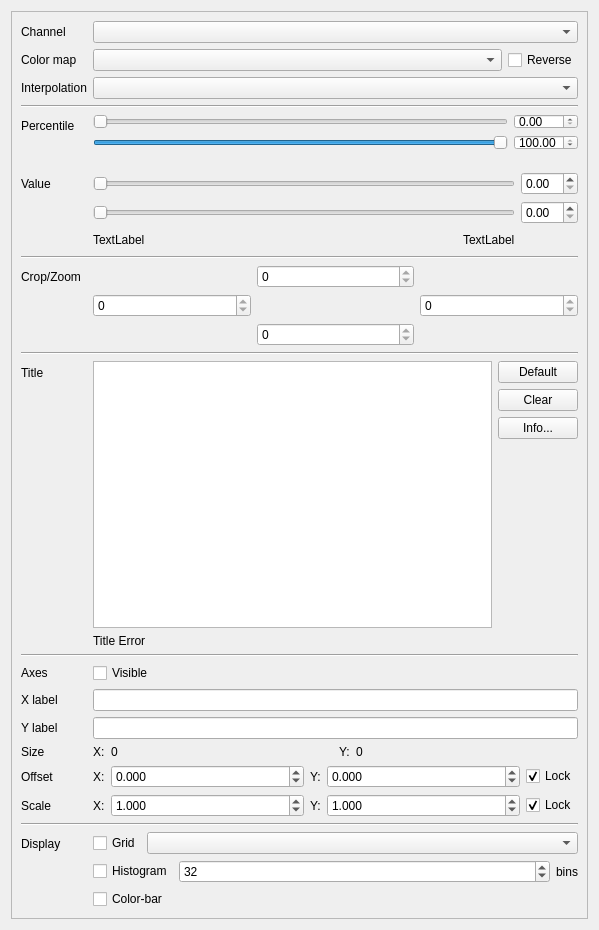
<?xml version="1.0" encoding="UTF-8"?>
<ui version="4.0">
 <class>SingleLayerWindow</class>
 <widget class="QWidget" name="SingleLayerWindow">
  <property name="geometry">
   <rect>
    <x>0</x>
    <y>0</y>
    <width>599</width>
    <height>930</height>
   </rect>
  </property>
  <property name="windowTitle">
   <string>Form</string>
  </property>
  <layout class="QVBoxLayout" name="verticalLayout">
   <item>
    <widget class="QSplitter" name="splitter">
     <property name="orientation">
      <enum>Qt::Horizontal</enum>
     </property>
     <widget class="QScrollArea" name="scroll_area">
      <property name="sizePolicy">
       <sizepolicy hsizetype="Minimum" vsizetype="Expanding">
        <horstretch>0</horstretch>
        <verstretch>0</verstretch>
       </sizepolicy>
      </property>
      <property name="minimumSize">
       <size>
        <width>450</width>
        <height>0</height>
       </size>
      </property>
      <property name="horizontalScrollBarPolicy">
       <enum>Qt::ScrollBarAlwaysOff</enum>
      </property>
      <property name="widgetResizable">
       <bool>true</bool>
      </property>
      <widget class="QWidget" name="scrollAreaWidgetContents">
       <property name="geometry">
        <rect>
         <x>0</x>
         <y>0</y>
         <width>579</width>
         <height>910</height>
        </rect>
       </property>
       <layout class="QFormLayout" name="formLayout">
        <item row="0" column="0">
         <widget class="QLabel" name="channel_label">
          <property name="text">
           <string>Channel</string>
          </property>
          <property name="textFormat">
           <enum>Qt::PlainText</enum>
          </property>
          <property name="buddy">
           <cstring>channel_combo</cstring>
          </property>
         </widget>
        </item>
        <item row="0" column="1">
         <widget class="QComboBox" name="channel_combo"/>
        </item>
        <item row="1" column="0">
         <widget class="QLabel" name="colormap_label">
          <property name="text">
           <string>Color map</string>
          </property>
          <property name="textFormat">
           <enum>Qt::PlainText</enum>
          </property>
          <property name="buddy">
           <cstring>colormap_combo</cstring>
          </property>
         </widget>
        </item>
        <item row="1" column="1">
         <layout class="QHBoxLayout" name="colormap_layout">
          <item>
           <widget class="QComboBox" name="colormap_combo"/>
          </item>
          <item>
           <widget class="QCheckBox" name="reverse_check">
            <property name="sizePolicy">
             <sizepolicy hsizetype="Fixed" vsizetype="Fixed">
              <horstretch>0</horstretch>
              <verstretch>0</verstretch>
             </sizepolicy>
            </property>
            <property name="text">
             <string>Reverse</string>
            </property>
           </widget>
          </item>
         </layout>
        </item>
        <item row="2" column="0">
         <widget class="QLabel" name="interpolation_label">
          <property name="text">
           <string>Interpolation</string>
          </property>
          <property name="textFormat">
           <enum>Qt::PlainText</enum>
          </property>
          <property name="buddy">
           <cstring>interpolation_combo</cstring>
          </property>
         </widget>
        </item>
        <item row="2" column="1">
         <widget class="QComboBox" name="interpolation_combo"/>
        </item>
        <item row="3" column="0" colspan="2">
         <widget class="Line" name="percentile_line">
          <property name="orientation">
           <enum>Qt::Horizontal</enum>
          </property>
         </widget>
        </item>
        <item row="4" column="0">
         <widget class="QLabel" name="percentile_label">
          <property name="text">
           <string>Percentile</string>
          </property>
          <property name="textFormat">
           <enum>Qt::PlainText</enum>
          </property>
          <property name="buddy">
           <cstring>percentile_from_slider</cstring>
          </property>
         </widget>
        </item>
        <item row="4" column="1">
         <layout class="QGridLayout" name="percentile_layout">
          <item row="0" column="1">
           <widget class="QDoubleSpinBox" name="percentile_from_spinbox">
            <property name="maximum">
             <double>100.000000000000000</double>
            </property>
            <property name="singleStep">
             <double>0.100000000000000</double>
            </property>
           </widget>
          </item>
          <item row="1" column="1">
           <widget class="QDoubleSpinBox" name="percentile_to_spinbox">
            <property name="maximum">
             <double>100.000000000000000</double>
            </property>
            <property name="singleStep">
             <double>0.100000000000000</double>
            </property>
            <property name="value">
             <double>100.000000000000000</double>
            </property>
           </widget>
          </item>
          <item row="1" column="0">
           <widget class="QSlider" name="percentile_to_slider">
            <property name="maximum">
             <number>10000</number>
            </property>
            <property name="singleStep">
             <number>10</number>
            </property>
            <property name="pageStep">
             <number>100</number>
            </property>
            <property name="value">
             <number>10000</number>
            </property>
            <property name="orientation">
             <enum>Qt::Horizontal</enum>
            </property>
           </widget>
          </item>
          <item row="0" column="0">
           <widget class="QSlider" name="percentile_from_slider">
            <property name="maximum">
             <number>10000</number>
            </property>
            <property name="singleStep">
             <number>10</number>
            </property>
            <property name="pageStep">
             <number>100</number>
            </property>
            <property name="orientation">
             <enum>Qt::Horizontal</enum>
            </property>
           </widget>
          </item>
         </layout>
        </item>
        <item row="5" column="0">
         <widget class="QLabel" name="range_label">
          <property name="text">
           <string>Value</string>
          </property>
          <property name="textFormat">
           <enum>Qt::PlainText</enum>
          </property>
          <property name="buddy">
           <cstring>value_from_slider</cstring>
          </property>
         </widget>
        </item>
        <item row="5" column="1">
         <layout class="QGridLayout" name="value_layout">
          <item row="0" column="3">
           <widget class="QDoubleSpinBox" name="value_from_spinbox"/>
          </item>
          <item row="1" column="3">
           <widget class="QDoubleSpinBox" name="value_to_spinbox"/>
          </item>
          <item row="0" column="0" colspan="3">
           <widget class="QSlider" name="value_from_slider">
            <property name="maximum">
             <number>0</number>
            </property>
            <property name="orientation">
             <enum>Qt::Horizontal</enum>
            </property>
           </widget>
          </item>
          <item row="1" column="0" colspan="3">
           <widget class="QSlider" name="value_to_slider">
            <property name="maximum">
             <number>0</number>
            </property>
            <property name="orientation">
             <enum>Qt::Horizontal</enum>
            </property>
           </widget>
          </item>
          <item row="2" column="2">
           <widget class="QLabel" name="value_to_label">
            <property name="text">
             <string>TextLabel</string>
            </property>
           </widget>
          </item>
          <item row="2" column="0">
           <widget class="QLabel" name="value_from_label">
            <property name="text">
             <string>TextLabel</string>
            </property>
           </widget>
          </item>
          <item row="2" column="1">
           <spacer name="horizontalSpacer_2">
            <property name="orientation">
             <enum>Qt::Horizontal</enum>
            </property>
            <property name="sizeHint" stdset="0">
             <size>
              <width>40</width>
              <height>20</height>
             </size>
            </property>
           </spacer>
          </item>
         </layout>
        </item>
        <item row="6" column="0" colspan="2">
         <widget class="Line" name="crop_line">
          <property name="orientation">
           <enum>Qt::Horizontal</enum>
          </property>
         </widget>
        </item>
        <item row="7" column="0">
         <widget class="QLabel" name="crop_label">
          <property name="text">
           <string>Crop/Zoom</string>
          </property>
          <property name="textFormat">
           <enum>Qt::PlainText</enum>
          </property>
          <property name="buddy">
           <cstring>crop_top_spinbox</cstring>
          </property>
         </widget>
        </item>
        <item row="7" column="1">
         <layout class="QGridLayout" name="crop_layout">
          <item row="0" column="1">
           <widget class="QSpinBox" name="crop_top_spinbox">
            <property name="maximum">
             <number>0</number>
            </property>
           </widget>
          </item>
          <item row="2" column="1">
           <widget class="QSpinBox" name="crop_bottom_spinbox">
            <property name="maximum">
             <number>0</number>
            </property>
           </widget>
          </item>
          <item row="1" column="2">
           <widget class="QSpinBox" name="crop_right_spinbox">
            <property name="maximum">
             <number>0</number>
            </property>
           </widget>
          </item>
          <item row="1" column="0">
           <widget class="QSpinBox" name="crop_left_spinbox">
            <property name="maximum">
             <number>0</number>
            </property>
           </widget>
          </item>
         </layout>
        </item>
        <item row="8" column="0" colspan="2">
         <widget class="Line" name="title_line">
          <property name="orientation">
           <enum>Qt::Horizontal</enum>
          </property>
         </widget>
        </item>
        <item row="9" column="0">
         <widget class="QLabel" name="title_label">
          <property name="text">
           <string>Title</string>
          </property>
          <property name="textFormat">
           <enum>Qt::PlainText</enum>
          </property>
          <property name="buddy">
           <cstring>title_edit</cstring>
          </property>
         </widget>
        </item>
        <item row="9" column="1">
         <layout class="QHBoxLayout" name="title_layout_1">
          <item>
           <widget class="QPlainTextEdit" name="title_edit">
            <property name="tabChangesFocus">
             <bool>true</bool>
            </property>
            <property name="lineWrapMode">
             <enum>QPlainTextEdit::NoWrap</enum>
            </property>
           </widget>
          </item>
          <item>
           <layout class="QVBoxLayout" name="title_layout_2">
            <item>
             <widget class="QPushButton" name="default_title_button">
              <property name="sizePolicy">
               <sizepolicy hsizetype="Fixed" vsizetype="Fixed">
                <horstretch>0</horstretch>
                <verstretch>0</verstretch>
               </sizepolicy>
              </property>
              <property name="text">
               <string>Default</string>
              </property>
             </widget>
            </item>
            <item>
             <widget class="QPushButton" name="clear_title_button">
              <property name="sizePolicy">
               <sizepolicy hsizetype="Fixed" vsizetype="Fixed">
                <horstretch>0</horstretch>
                <verstretch>0</verstretch>
               </sizepolicy>
              </property>
              <property name="text">
               <string>Clear</string>
              </property>
             </widget>
            </item>
            <item>
             <widget class="QPushButton" name="title_info_button">
              <property name="sizePolicy">
               <sizepolicy hsizetype="Fixed" vsizetype="Fixed">
                <horstretch>0</horstretch>
                <verstretch>0</verstretch>
               </sizepolicy>
              </property>
              <property name="text">
               <string>Info...</string>
              </property>
             </widget>
            </item>
            <item>
             <spacer name="verticalSpacer">
              <property name="orientation">
               <enum>Qt::Vertical</enum>
              </property>
              <property name="sizeHint" stdset="0">
               <size>
                <width>20</width>
                <height>40</height>
               </size>
              </property>
             </spacer>
            </item>
           </layout>
          </item>
         </layout>
        </item>
        <item row="10" column="1">
         <widget class="QLabel" name="title_error_label">
          <property name="enabled">
           <bool>true</bool>
          </property>
          <property name="text">
           <string>Title Error</string>
          </property>
          <property name="textFormat">
           <enum>Qt::PlainText</enum>
          </property>
         </widget>
        </item>
        <item row="12" column="0">
         <widget class="QLabel" name="axes_label">
          <property name="text">
           <string>Axes</string>
          </property>
          <property name="textFormat">
           <enum>Qt::PlainText</enum>
          </property>
          <property name="buddy">
           <cstring>axes_check</cstring>
          </property>
         </widget>
        </item>
        <item row="12" column="1">
         <widget class="QCheckBox" name="axes_check">
          <property name="text">
           <string>Visible</string>
          </property>
         </widget>
        </item>
        <item row="13" column="0">
         <widget class="QLabel" name="x_label_label">
          <property name="text">
           <string>X label</string>
          </property>
          <property name="textFormat">
           <enum>Qt::PlainText</enum>
          </property>
          <property name="buddy">
           <cstring>x_label_edit</cstring>
          </property>
         </widget>
        </item>
        <item row="13" column="1">
         <widget class="QLineEdit" name="x_label_edit"/>
        </item>
        <item row="14" column="0">
         <widget class="QLabel" name="y_label_label">
          <property name="text">
           <string>Y label</string>
          </property>
          <property name="textFormat">
           <enum>Qt::PlainText</enum>
          </property>
          <property name="buddy">
           <cstring>y_label_edit</cstring>
          </property>
         </widget>
        </item>
        <item row="14" column="1">
         <widget class="QLineEdit" name="y_label_edit"/>
        </item>
        <item row="15" column="0">
         <widget class="QLabel" name="size_label">
          <property name="text">
           <string>Size</string>
          </property>
          <property name="textFormat">
           <enum>Qt::PlainText</enum>
          </property>
         </widget>
        </item>
        <item row="15" column="1">
         <layout class="QHBoxLayout" name="horizontalLayout">
          <item>
           <widget class="QLabel" name="x_size_label_2">
            <property name="sizePolicy">
             <sizepolicy hsizetype="Fixed" vsizetype="Preferred">
              <horstretch>0</horstretch>
              <verstretch>0</verstretch>
             </sizepolicy>
            </property>
            <property name="text">
             <string>X:</string>
            </property>
            <property name="textFormat">
             <enum>Qt::PlainText</enum>
            </property>
           </widget>
          </item>
          <item>
           <widget class="QLabel" name="x_size_label">
            <property name="text">
             <string>0</string>
            </property>
           </widget>
          </item>
          <item>
           <widget class="QLabel" name="y_size_label_2">
            <property name="sizePolicy">
             <sizepolicy hsizetype="Fixed" vsizetype="Preferred">
              <horstretch>0</horstretch>
              <verstretch>0</verstretch>
             </sizepolicy>
            </property>
            <property name="text">
             <string>Y:</string>
            </property>
            <property name="textFormat">
             <enum>Qt::PlainText</enum>
            </property>
           </widget>
          </item>
          <item>
           <widget class="QLabel" name="y_size_label">
            <property name="text">
             <string>0</string>
            </property>
           </widget>
          </item>
         </layout>
        </item>
        <item row="16" column="0">
         <widget class="QLabel" name="offset_label">
          <property name="text">
           <string>Offset</string>
          </property>
          <property name="textFormat">
           <enum>Qt::PlainText</enum>
          </property>
          <property name="buddy">
           <cstring>x_offset_spinbox</cstring>
          </property>
         </widget>
        </item>
        <item row="16" column="1">
         <layout class="QHBoxLayout" name="offset_layout">
          <item>
           <widget class="QLabel" name="x_offset_label">
            <property name="sizePolicy">
             <sizepolicy hsizetype="Fixed" vsizetype="Preferred">
              <horstretch>0</horstretch>
              <verstretch>0</verstretch>
             </sizepolicy>
            </property>
            <property name="text">
             <string>X:</string>
            </property>
            <property name="textFormat">
             <enum>Qt::PlainText</enum>
            </property>
            <property name="buddy">
             <cstring>x_offset_spinbox</cstring>
            </property>
           </widget>
          </item>
          <item>
           <widget class="QDoubleSpinBox" name="x_offset_spinbox">
            <property name="decimals">
             <number>3</number>
            </property>
            <property name="minimum">
             <double>-1000.000000000000000</double>
            </property>
            <property name="maximum">
             <double>1000.000000000000000</double>
            </property>
           </widget>
          </item>
          <item>
           <widget class="QLabel" name="y_offset_label">
            <property name="sizePolicy">
             <sizepolicy hsizetype="Fixed" vsizetype="Preferred">
              <horstretch>0</horstretch>
              <verstretch>0</verstretch>
             </sizepolicy>
            </property>
            <property name="text">
             <string>Y:</string>
            </property>
            <property name="textFormat">
             <enum>Qt::PlainText</enum>
            </property>
            <property name="buddy">
             <cstring>y_offset_spinbox</cstring>
            </property>
           </widget>
          </item>
          <item>
           <widget class="QDoubleSpinBox" name="y_offset_spinbox">
            <property name="decimals">
             <number>3</number>
            </property>
            <property name="minimum">
             <double>-1000.000000000000000</double>
            </property>
            <property name="maximum">
             <double>1000.000000000000000</double>
            </property>
           </widget>
          </item>
          <item>
           <widget class="QCheckBox" name="offset_locked_check">
            <property name="sizePolicy">
             <sizepolicy hsizetype="Fixed" vsizetype="Fixed">
              <horstretch>0</horstretch>
              <verstretch>0</verstretch>
             </sizepolicy>
            </property>
            <property name="text">
             <string>Lock</string>
            </property>
            <property name="checked">
             <bool>true</bool>
            </property>
           </widget>
          </item>
         </layout>
        </item>
        <item row="17" column="0">
         <widget class="QLabel" name="scale_label">
          <property name="text">
           <string>Scale</string>
          </property>
          <property name="textFormat">
           <enum>Qt::PlainText</enum>
          </property>
          <property name="buddy">
           <cstring>x_scale_spinbox</cstring>
          </property>
         </widget>
        </item>
        <item row="17" column="1">
         <layout class="QHBoxLayout" name="scale_layout">
          <item>
           <widget class="QLabel" name="x_scale_label">
            <property name="sizePolicy">
             <sizepolicy hsizetype="Fixed" vsizetype="Preferred">
              <horstretch>0</horstretch>
              <verstretch>0</verstretch>
             </sizepolicy>
            </property>
            <property name="text">
             <string>X:</string>
            </property>
            <property name="textFormat">
             <enum>Qt::PlainText</enum>
            </property>
            <property name="buddy">
             <cstring>x_scale_spinbox</cstring>
            </property>
           </widget>
          </item>
          <item>
           <widget class="QDoubleSpinBox" name="x_scale_spinbox">
            <property name="decimals">
             <number>3</number>
            </property>
            <property name="minimum">
             <double>-1000.000000000000000</double>
            </property>
            <property name="maximum">
             <double>1000.000000000000000</double>
            </property>
            <property name="singleStep">
             <double>0.100000000000000</double>
            </property>
            <property name="value">
             <double>1.000000000000000</double>
            </property>
           </widget>
          </item>
          <item>
           <widget class="QLabel" name="y_scale_label">
            <property name="sizePolicy">
             <sizepolicy hsizetype="Fixed" vsizetype="Preferred">
              <horstretch>0</horstretch>
              <verstretch>0</verstretch>
             </sizepolicy>
            </property>
            <property name="text">
             <string>Y:</string>
            </property>
            <property name="textFormat">
             <enum>Qt::PlainText</enum>
            </property>
            <property name="buddy">
             <cstring>y_scale_spinbox</cstring>
            </property>
           </widget>
          </item>
          <item>
           <widget class="QDoubleSpinBox" name="y_scale_spinbox">
            <property name="decimals">
             <number>3</number>
            </property>
            <property name="minimum">
             <double>-1000.000000000000000</double>
            </property>
            <property name="maximum">
             <double>1000.000000000000000</double>
            </property>
            <property name="singleStep">
             <double>0.100000000000000</double>
            </property>
            <property name="value">
             <double>1.000000000000000</double>
            </property>
           </widget>
          </item>
          <item>
           <widget class="QCheckBox" name="scale_locked_check">
            <property name="sizePolicy">
             <sizepolicy hsizetype="Fixed" vsizetype="Fixed">
              <horstretch>0</horstretch>
              <verstretch>0</verstretch>
             </sizepolicy>
            </property>
            <property name="text">
             <string>Lock</string>
            </property>
            <property name="checked">
             <bool>true</bool>
            </property>
           </widget>
          </item>
         </layout>
        </item>
        <item row="18" column="0" colspan="2">
         <widget class="Line" name="display_line">
          <property name="orientation">
           <enum>Qt::Horizontal</enum>
          </property>
         </widget>
        </item>
        <item row="19" column="0">
         <widget class="QLabel" name="display_label">
          <property name="text">
           <string>Display</string>
          </property>
          <property name="textFormat">
           <enum>Qt::PlainText</enum>
          </property>
          <property name="buddy">
           <cstring>grid_check</cstring>
          </property>
         </widget>
        </item>
        <item row="19" column="1">
         <layout class="QVBoxLayout" name="display_layout">
          <item>
           <layout class="QHBoxLayout" name="grid_layout">
            <item>
             <widget class="QCheckBox" name="grid_check">
              <property name="sizePolicy">
               <sizepolicy hsizetype="Fixed" vsizetype="Fixed">
                <horstretch>0</horstretch>
                <verstretch>0</verstretch>
               </sizepolicy>
              </property>
              <property name="text">
               <string>Grid</string>
              </property>
             </widget>
            </item>
            <item>
             <widget class="QComboBox" name="grid_style_combo"/>
            </item>
           </layout>
          </item>
          <item>
           <layout class="QHBoxLayout" name="histogram_layout">
            <item>
             <widget class="QCheckBox" name="histogram_check">
              <property name="sizePolicy">
               <sizepolicy hsizetype="Fixed" vsizetype="Fixed">
                <horstretch>0</horstretch>
                <verstretch>0</verstretch>
               </sizepolicy>
              </property>
              <property name="text">
               <string>Histogram</string>
              </property>
             </widget>
            </item>
            <item>
             <widget class="QSpinBox" name="histogram_bins_spinbox">
              <property name="minimum">
               <number>2</number>
              </property>
              <property name="maximum">
               <number>10000</number>
              </property>
              <property name="value">
               <number>32</number>
              </property>
             </widget>
            </item>
            <item>
             <widget class="QLabel" name="bins_label">
              <property name="sizePolicy">
               <sizepolicy hsizetype="Fixed" vsizetype="Preferred">
                <horstretch>0</horstretch>
                <verstretch>0</verstretch>
               </sizepolicy>
              </property>
              <property name="text">
               <string>bins</string>
              </property>
              <property name="textFormat">
               <enum>Qt::PlainText</enum>
              </property>
              <property name="buddy">
               <cstring>histogram_bins_spinbox</cstring>
              </property>
             </widget>
            </item>
           </layout>
          </item>
          <item>
           <widget class="QCheckBox" name="colorbar_check">
            <property name="text">
             <string>Color-bar</string>
            </property>
           </widget>
          </item>
         </layout>
        </item>
        <item row="11" column="0" colspan="2">
         <widget class="Line" name="axes_line">
          <property name="orientation">
           <enum>Qt::Horizontal</enum>
          </property>
         </widget>
        </item>
       </layout>
       <zorder>channel_label</zorder>
       <zorder>channel_combo</zorder>
       <zorder>colormap_label</zorder>
       <zorder>interpolation_label</zorder>
       <zorder>interpolation_combo</zorder>
       <zorder>percentile_line</zorder>
       <zorder>percentile_label</zorder>
       <zorder>range_label</zorder>
       <zorder>crop_line</zorder>
       <zorder>crop_label</zorder>
       <zorder>title_line</zorder>
       <zorder>title_label</zorder>
       <zorder>axes_label</zorder>
       <zorder>axes_check</zorder>
       <zorder>x_label_label</zorder>
       <zorder>x_label_edit</zorder>
       <zorder>y_label_label</zorder>
       <zorder>y_label_edit</zorder>
       <zorder>size_label</zorder>
       <zorder>display_line</zorder>
       <zorder>title_error_label</zorder>
       <zorder></zorder>
       <zorder></zorder>
       <zorder>scale_label</zorder>
       <zorder>offset_label</zorder>
       <zorder>display_label</zorder>
       <zorder>axes_line</zorder>
      </widget>
     </widget>
    </widget>
   </item>
  </layout>
 </widget>
 <tabstops>
  <tabstop>scroll_area</tabstop>
  <tabstop>channel_combo</tabstop>
  <tabstop>colormap_combo</tabstop>
  <tabstop>reverse_check</tabstop>
  <tabstop>interpolation_combo</tabstop>
  <tabstop>percentile_from_slider</tabstop>
  <tabstop>percentile_from_spinbox</tabstop>
  <tabstop>percentile_to_slider</tabstop>
  <tabstop>percentile_to_spinbox</tabstop>
  <tabstop>value_from_slider</tabstop>
  <tabstop>value_from_spinbox</tabstop>
  <tabstop>value_to_slider</tabstop>
  <tabstop>value_to_spinbox</tabstop>
  <tabstop>crop_top_spinbox</tabstop>
  <tabstop>crop_left_spinbox</tabstop>
  <tabstop>crop_right_spinbox</tabstop>
  <tabstop>crop_bottom_spinbox</tabstop>
  <tabstop>title_edit</tabstop>
  <tabstop>default_title_button</tabstop>
  <tabstop>clear_title_button</tabstop>
  <tabstop>title_info_button</tabstop>
  <tabstop>axes_check</tabstop>
  <tabstop>x_label_edit</tabstop>
  <tabstop>y_label_edit</tabstop>
  <tabstop>x_offset_spinbox</tabstop>
  <tabstop>y_offset_spinbox</tabstop>
  <tabstop>offset_locked_check</tabstop>
  <tabstop>x_scale_spinbox</tabstop>
  <tabstop>y_scale_spinbox</tabstop>
  <tabstop>scale_locked_check</tabstop>
  <tabstop>grid_check</tabstop>
  <tabstop>grid_style_combo</tabstop>
  <tabstop>histogram_check</tabstop>
  <tabstop>histogram_bins_spinbox</tabstop>
  <tabstop>colorbar_check</tabstop>
 </tabstops>
 <resources/>
 <connections/>
</ui>
